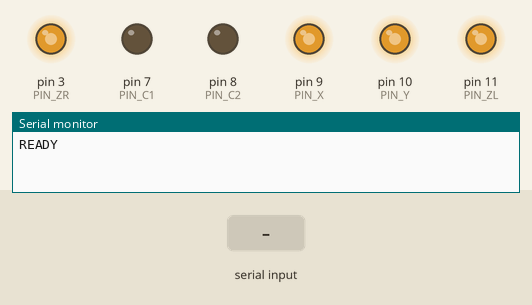
This sketch was run on a simulated Arduino Uno, built with avr-gcc and run on an emulated ATmega328P. On the bench: output pins drawn as LEDs (lit = HIGH), the last lines printed to the serial monitor. The test bench sets the inputs (shaded band).

Above: at 4.2 s.
4.3 s: "S,45\n" received over Serial
At 4.66 s:
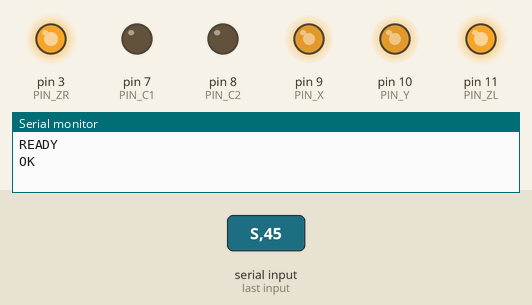
7.3 s: "D,45\n" received over Serial
At 7.47 s:
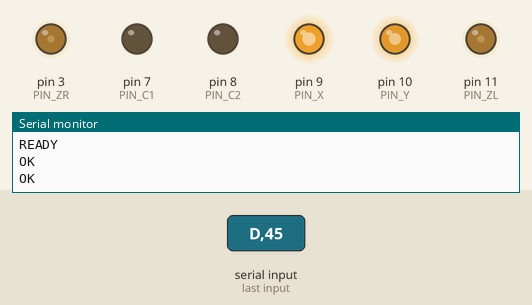
10.3 s: "S,45\n" received over Serial
At 10.53 s:
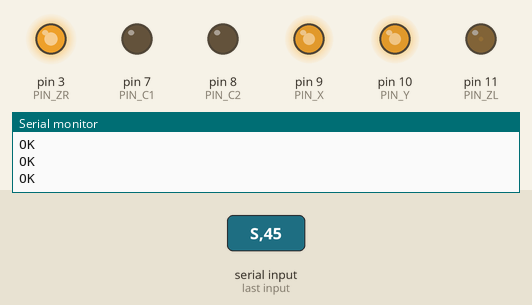
13.3 s: "D,45\n" received over Serial
At 14.79 s:
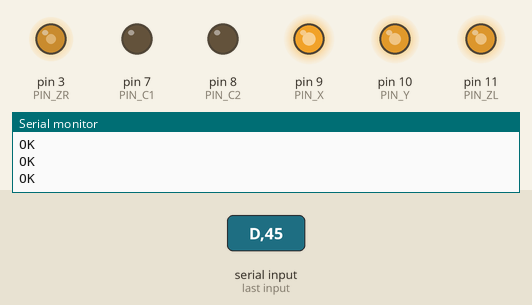
Timing chart, 0 to 17.3 s (numbered marks = the images above; inputs shaded):
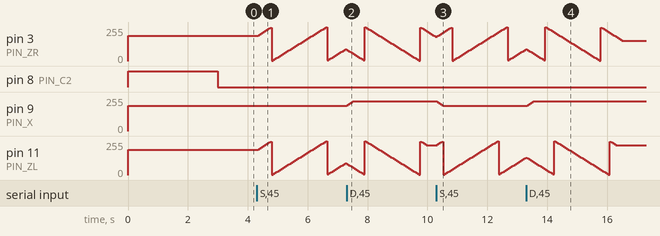

Measured:
- after the input at 4.3 s, pin 3 (PIN_ZR), pin 11 (PIN_ZL): ramps from 2/255 to 254/255 and jumps back, once every 1.9 s
- after the input at 7.3 s, pin 9 (PIN_X): 188/255 → 223/255 at once
- after the input at 10.3 s, pin 9 (PIN_X): 223/255 → 188/255 at once; pin 11 (PIN_ZL): ramps from 2/255 to 254/255 and jumps back, once every 1.9 s
- after the input at 13.3 s, pin 9 (PIN_X): 188/255 → 223/255 at once

The sketch:

enclosure-motors.ino
```cpp
#include <Arduino.h>

// define pins

int PIN_X = 9;
int PIN_Y = 10;
int PIN_ZL = 11;
int PIN_ZR = 3;
int PIN_C1 = 7;
int PIN_C2 = 8;

// ESC constants; speed range is +/- 40 from 188, but we're using +/- 30 to be within current maximums

const float maxSpeed = 35;
const int stepSize = 7; // the max amount we can move per instance
const int arm = 188;    // value we need to send to stand still, or arm the ESC
const int maxRev = arm - maxSpeed; // max reverse speed
const int maxFwd = arm + maxSpeed; // max forward speed

// current speed

int x = 188;
int y = 188;
int zl = 188;
int zr = 188;

// target speed

int target_x = 188;
int target_y = 188;
int target_zl = 188;
int target_zr = 188;

// joystick reads

float scan_x = 0;
float scan_y = 0;
float scan_z = 0;
int scan_xd = 0;
int scan_zd = 0;
float scan_rotation = 0.0f;

// claw state; -1 = closing, 0 = still, 1 = opening

int claw_state = 0;

// movement locks

int verticalLock = 0; // Stores vertical movement lock, 0 = unlocked, 1 = locked
int rotationLock = 0; // Stores rotation lock, 0 = unlocked, 1 = locked

// stick/DPad-specific variables

char stick_or_pad;
int speedMod = 10;

// debug variables

bool hasReceivedSerial = false;
int DEBUG_MODE = 0;

int getNextSpeed(int currentSpeed, int targetSpeed)
{
    if (currentSpeed - targetSpeed > stepSize)
    {
        return currentSpeed - stepSize;
    }
    else if (targetSpeed - currentSpeed > stepSize)
    {
        return currentSpeed + stepSize;
    }
    else
    {
        return targetSpeed;
    }
}

void MoveVertical(float _target_Y)
{
    target_y = arm + (int)(_target_Y * maxSpeed);
}

void MoveHorizontalDPad(int dpad_x, int dpad_z)
{
    float totalSpeedX = maxSpeed;
    float totalSpeedZ = maxSpeed;

    // hard-coding these commands is kinda painful and I don't like the idea of doing it, but we kinda have

    int cartesianToNumpad = (5) + dpad_x + (dpad_z * 3);

    switch (cartesianToNumpad)
    {
    case 1:
        totalSpeedX *= -1.0f;
        totalSpeedZ *= 0.0f;
        break;
    case 2:
        totalSpeedX *= -1.0f;
        totalSpeedZ *= -1.0f;
        break;
    case 3:
        totalSpeedX *= 0.0f;
        totalSpeedZ *= -1.0f;
        break;
    case 4:
        totalSpeedX *= -1.0f;
        totalSpeedZ *= 1.0f;
        break;
    case 5:
        totalSpeedX *= 0.0f;
        totalSpeedZ *= 0.0f;
        break;
    case 6:
        totalSpeedX *= 1.0f;
        totalSpeedZ *= -1.0f;
        break;
    case 7:
        totalSpeedX *= 0.0f;
        totalSpeedZ *= 1.0f;
        break;
    case 8:
        totalSpeedX *= 1.0f;
        totalSpeedZ *= 1.0f;
        break;
    case 9:
        totalSpeedX *= 1.0f;
        totalSpeedZ *= 0.0f;
        break;
    }

    target_x = arm + (int)(totalSpeedX);
    target_zl = arm + (int)(totalSpeedZ);
    target_zr = arm - (int)(totalSpeedZ);
}

void MoveHorizontalStick(float stick_x, float stick_z)
{
    float totalSpeedX = stick_x * maxSpeed;
    float totalSpeedZ = stick_z * maxSpeed;

    target_x = arm + (int)(totalSpeedX);
    target_zl = arm + (int)(totalSpeedZ);
    target_zr = arm + (int)(totalSpeedZ);
}

void Rotate(float rotationSpeed)
{
    int totalSpeed = (int)(rotationSpeed * maxSpeed);

    target_zl = arm + totalSpeed;
    target_zr = arm + totalSpeed;
}

void SetClawState(int state)
{
    switch (state)
    {

    case 1: // open
        digitalWrite(PIN_C1, LOW);
        digitalWrite(PIN_C2, HIGH);
        break;

    case -1: // close
        digitalWrite(PIN_C1, HIGH);
        digitalWrite(PIN_C2, LOW);
        break;

    default: // stop
        digitalWrite(PIN_C1, LOW);
        digitalWrite(PIN_C2, LOW);
        break;
    }
    //  Serial.println(state);
}

void setup()
{
    Serial.begin(9600);

    pinMode(PIN_X, OUTPUT);
    pinMode(PIN_Y, OUTPUT);
    pinMode(PIN_ZL, OUTPUT);
    pinMode(PIN_ZR, OUTPUT);
    pinMode(PIN_C1, OUTPUT);
    pinMode(PIN_C2, OUTPUT);

    // set all motors to stand still
    analogWrite(PIN_X, arm);
    analogWrite(PIN_Y, arm);
    analogWrite(PIN_ZL, arm);
    analogWrite(PIN_ZR, arm);

    SetClawState(0);
    SetClawState(1);

    delay(3000);

    Serial.println("READY");
    SetClawState(0);
}

void ParseCommands(String dataFromPi)
{
    if (dataFromPi == "TYPE") // if the Pi polled for type rather than sending a motor call, reply with "MOTOR" and return
    {
        Serial.println("MOTOR");
        return;
    }

    // this array is as follows: [0] = movement inputs, [1] = right stick, [2] = claw states + buttons
    String dataFromPiArray[4];
    String tmp_str = dataFromPi;

    // split the data into the three elements
    dataFromPiArray[3] = tmp_str.substring(0, tmp_str.indexOf('\t'));
    tmp_str = tmp_str.substring(tmp_str.indexOf('\t') + 1);
    dataFromPiArray[0] = tmp_str.substring(0, tmp_str.indexOf('\t'));
    tmp_str = tmp_str.substring(tmp_str.indexOf('\t') + 1);
    dataFromPiArray[1] = tmp_str.substring(0, tmp_str.indexOf('\t'));
    tmp_str = tmp_str.substring(tmp_str.indexOf('\t') + 1);
    dataFromPiArray[2] = tmp_str.substring(0, tmp_str.indexOf('\t'));

    // parse the first element
    tmp_str = dataFromPiArray[0];
    String x_String = tmp_str.substring(0, tmp_str.indexOf(','));
    tmp_str = tmp_str.substring(tmp_str.indexOf(',') + 1);
    String z_String = tmp_str.substring(0, tmp_str.indexOf(','));

    // parse the second element
    tmp_str = dataFromPiArray[1];
    String speed_Rotation_String = tmp_str.substring(0, tmp_str.indexOf(','));
    tmp_str = tmp_str.substring(tmp_str.indexOf(',') + 1);
    String speed_Y_String = tmp_str.substring(0, tmp_str.indexOf(','));
    tmp_str = tmp_str.substring(tmp_str.indexOf(',') + 1);

    // parse the third element
    tmp_str = dataFromPiArray[2];
    String L_button_String = tmp_str.substring(0, tmp_str.indexOf(','));
    tmp_str = tmp_str.substring(tmp_str.indexOf(',') + 1);
    String L_trigger_String = tmp_str.substring(0, tmp_str.indexOf(','));
    tmp_str = tmp_str.substring(tmp_str.indexOf(',') + 1);
    String R_button_String = tmp_str.substring(0, tmp_str.indexOf(','));
    tmp_str = tmp_str.substring(tmp_str.indexOf(',') + 1);
    String R_trigger_String = tmp_str.substring(0, tmp_str.indexOf(','));
    tmp_str = tmp_str.substring(tmp_str.indexOf(',') + 1);
    String top_button_String = tmp_str.substring(0, tmp_str.indexOf(','));
    tmp_str = tmp_str.substring(tmp_str.indexOf(',') + 1);
    String bottom_button_String = tmp_str;

    stick_or_pad = dataFromPiArray[3].charAt(0);

    // convert the strings to ints and floats

    switch (stick_or_pad)
    {

    case 'S':
        // stick
        scan_x = x_String.toFloat();
        scan_z = z_String.toFloat();
        break;

    case 'D':
        // dpad
        scan_xd = -x_String.toInt();
        scan_zd = z_String.toInt();
        break;

    default:
        break;
    }

    scan_rotation = -1.0f * (float) ((int)(speed_Rotation_String.toFloat() * 100.0f)) / 100.0f;
    scan_y = -1.0f * speed_Y_String.toFloat();

    int L_trigger = L_trigger_String.toFloat() >= 0.5f ? -1 : 0;
    int R_trigger = R_trigger_String.toFloat() >= 0.5f ? 1 : 0;

    claw_state = R_trigger + L_trigger;

    int L_button = L_button_String.toInt();
    int R_button = R_button_String.toInt();

    verticalLock = R_button;
    rotationLock = L_button;

    int top_button = top_button_String.toInt();       // x on XBOX
    int bottom_button = bottom_button_String.toInt(); // a on XBOX

    Serial.println("OK");
}

void mainLoop()
{
    // vertical moves if not locked...
    if (verticalLock == 0)
        MoveVertical(scan_y);

    // then rotation checks if it's large enough of a value to justify rotation

    switch (stick_or_pad)
        {
        case 'S':
            // stick
            MoveHorizontalStick(scan_x, scan_z);
            break;

        case 'D':
            // dpad
            MoveHorizontalDPad(scan_xd, scan_zd);
            break;

        default:
            break;
        }

    if ((scan_rotation >= 0.2f || scan_rotation <= -0.2f) && rotationLock == 0)
        Rotate(scan_rotation);

    // claw
    SetClawState(claw_state);

    // perform steps for each thruster
    x = getNextSpeed(x, target_x);
    zl = getNextSpeed(zl, target_zl);
    zr = getNextSpeed(zr, target_zr);
    y = getNextSpeed(y, target_y);

    // set the motor speeds
    analogWrite(PIN_X, x);
    analogWrite(PIN_ZL, zl);
    analogWrite(PIN_ZR, zr);
    analogWrite(PIN_Y, y);
}

void loop()
{
    if (Serial.available() > 0)
    {
        hasReceivedSerial = true;
        String inputData = Serial.readStringUntil('\n');
        ParseCommands(inputData);
    }

    if (DEBUG_MODE == 0 && hasReceivedSerial)
        mainLoop();

    delay(50);
}
```
